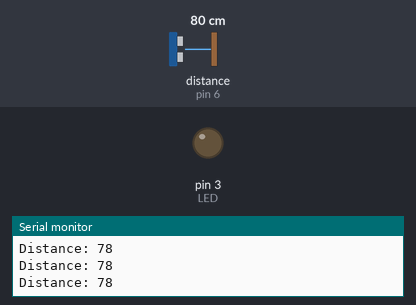
Bench run of a sketch on a simulated Arduino Uno, built with avr-gcc and run on an emulated ATmega328P. Parts: output pins drawn as LEDs (lit = HIGH), the last lines printed to the serial monitor. Wiring (inferred from the names in the program): ultrasonic range finder: trigger pin 5; echo pin 6. Inputs (shaded band) come from the test bench; at power-on: distance to the obstacle (sensor on pin 6) 80 cm. The echo pulse lasts 58.3 µs per cm; pins used as bus, display or sensor lines are not drawn.

Above: at 1.2 s.
1.3 s: distance to the obstacle (sensor on pin 6) set to 35 cm
2.8 s: distance to the obstacle (sensor on pin 6) set to 28 cm
At 4.0 s:
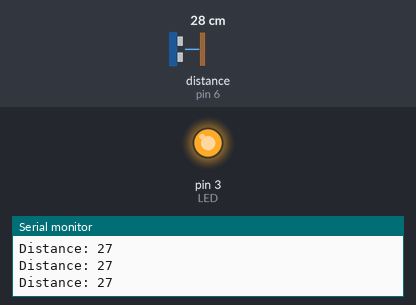
4.3 s: distance to the obstacle (sensor on pin 6) set to 60 cm
At 5.3 s:
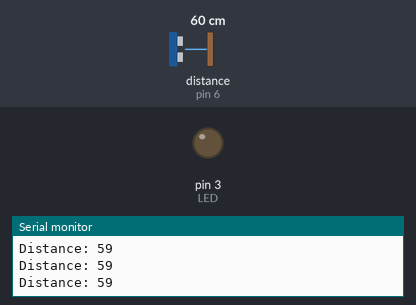
7.3 s: distance to the obstacle (sensor on pin 6) set to 18 cm
At 7.6 s:
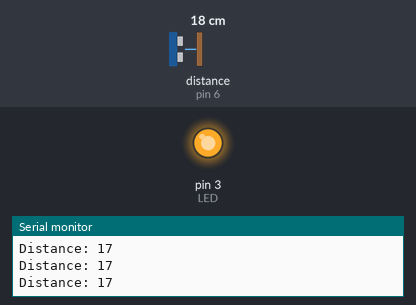
Timing chart, 0 to 9.8 s (numbered marks = the images above; inputs shaded):
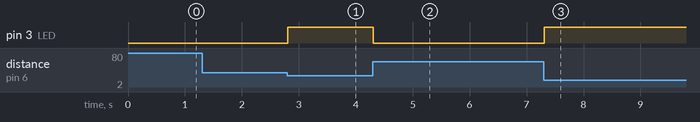

Measured:
- the behaviour switches between 32 and 31 cm on distance to the obstacle (sensor on pin 6) (found by bisection; images 0 and 1)
- after the input at 2.8 s, pin 3 (LED): LOW → HIGH at once
- after the input at 4.3 s, pin 3 (LED): HIGH → LOW at once
- after the input at 7.3 s, pin 3 (LED): LOW → HIGH at once

The sketch:

ex7.ino
```cpp
const int trigPin = 5;
const int echoPin = 6;
const int LED = 3;
long duration;
int distance;
int state = HIGH;

void setup() {
  pinMode(trigPin, OUTPUT);
  pinMode(echoPin, INPUT);
  pinMode(LED, OUTPUT);
  Serial.begin(9600);
}
void loop() {
  digitalWrite(trigPin, LOW);
  delayMicroseconds(2);
  digitalWrite(trigPin, HIGH);
  delayMicroseconds(10);
  digitalWrite(trigPin, LOW);
  duration = pulseIn(echoPin, HIGH);
  distance = duration * 0.034 / 2;
  state = distance <= 30 ? HIGH : LOW;
  digitalWrite(LED, state);
  Serial.print("Distance: ");
  Serial.println(distance);
}
```
